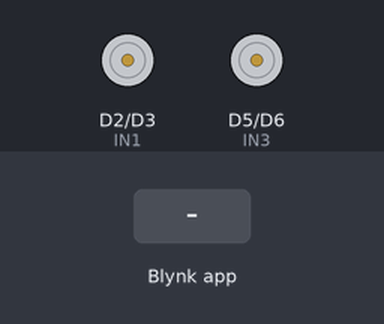
Recording of a sketch running on a simulated ESP8266 (NodeMCU). On the bench: motor-driver pin pairs drawn as motors (green arrow = first pin HIGH = forward, orange = second pin HIGH = backward, longer = more drive, scaled by the enable pin). Inputs (shaded band) come from the test bench. WiFi joins after 1.5 s; servers stay silent unless stated.

Above: at 3.0 s.
3.1 s: Blynk app writes 1 to V1
At 4.3 s:
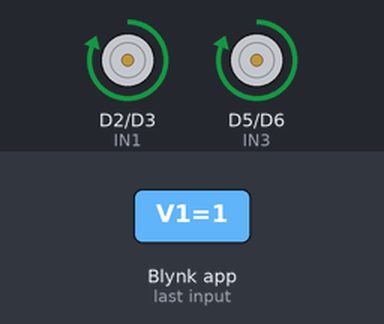
4.6 s: Blynk app writes 1 to V2
At 5.5 s:
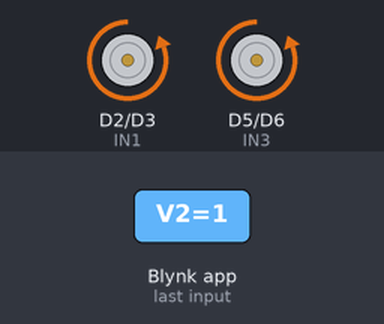
6.1 s: Blynk app writes 1 to V3
At 6.7 s:
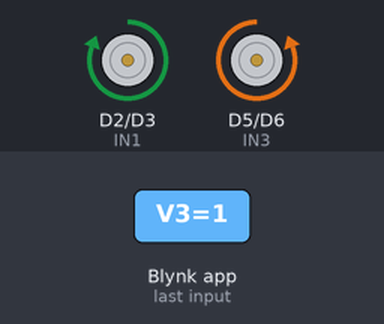
7.6 s: Blynk app writes 1 to V4
At 8.8 s:
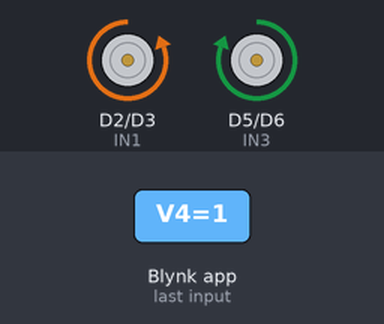
9.1 s: Blynk app writes 0 to V1
At 10.1 s:
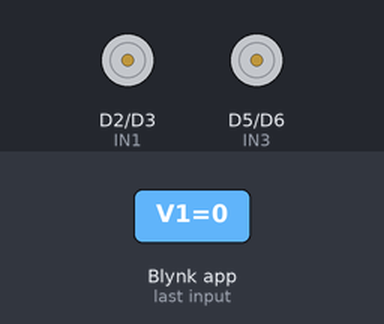
Timing chart, 0 to 11.6 s (numbered marks = the images above; inputs shaded):
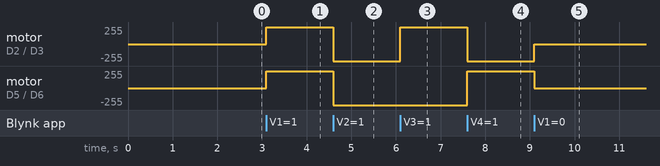

Measured:
- after the input at 3.1 s, motor on D2 (IN1) / D3 (IN2), motor on D5 (IN3) / D6 (IN4): stopped → forward 255/255 at once
- after the input at 4.6 s, motor on D2 (IN1) / D3 (IN2), motor on D5 (IN3) / D6 (IN4): forward 255/255 → backward 255/255 at once
- after the input at 6.1 s, motor on D2 (IN1) / D3 (IN2): backward 255/255 → forward 255/255 at once
- after the input at 7.6 s, motor on D2 (IN1) / D3 (IN2): forward 255/255 → backward 255/255 at once; motor on D5 (IN3) / D6 (IN4): backward 255/255 → forward 255/255 at once
- after the input at 9.1 s, motor on D2 (IN1) / D3 (IN2): backward 255/255 → stopped at once; motor on D5 (IN3) / D6 (IN4): forward 255/255 → stopped at once

The sketch:

Blynk_Car.ino
```cpp
#define BLYNK_PRINT Serial

#define BLYNK_TEMPLATE_ID "" //ใส่ ID ที่ได้จากเว็บไซต์ Blynk
#define BLYNK_TEMPLATE_NAME "" // ใส่ชื่อ TEMPLATE ที่ตั้งไว้
#define BLYNK_AUTH_TOKEN "" //ใส่ TOKEN ที่ได้จากเว็บไซต์ Blynk

#include <ESP8266WiFi.h>
#include <BlynkSimpleEsp8266.h>


char ssid[] = ""; //ชื่อ Wi-Fi หรือ ฮอตสปอต
char pass[] = ""; //รหัสผ่าน

#define ENA D1
#define IN1 D2
#define IN2 D3
#define IN3 D5
#define IN4 D6
#define ENB D7


void setup() {
  Serial.begin(9600);
  Blynk.begin(BLYNK_AUTH_TOKEN, ssid, pass);

  pinMode(ENA, OUTPUT);
  pinMode(IN1, OUTPUT);
  pinMode(IN2, OUTPUT);
  pinMode(IN3, OUTPUT);
  pinMode(IN4, OUTPUT);
  pinMode(ENB, OUTPUT);

}

void loop() {
  Blynk.run();

}

BLYNK_WRITE(V1) {
if (param.asInt() == 1){
  analogWrite(ENA , 255);
analogWrite(ENB , 255);
digitalWrite(IN1 , 1);
digitalWrite(IN2 , 0);
digitalWrite(IN3 , 1);
digitalWrite(IN4 , 0);
}

else {
  analogWrite(ENA , 0);
  analogWrite(ENB , 0);
  digitalWrite(IN1 , 0);
  digitalWrite(IN2 , 0);
  digitalWrite(IN3 , 0);
  digitalWrite(IN4 , 0);
}

}

BLYNK_WRITE(V2) {
if (param.asInt() == 1){
  analogWrite(ENA , 255);
analogWrite(ENB , 255);
digitalWrite(IN1 , 0);
digitalWrite(IN2 , 1);
digitalWrite(IN3 , 0);
digitalWrite(IN4 , 1);
}

else {
  analogWrite(ENA , 0);
  analogWrite(ENB , 0);
  digitalWrite(IN1 , 0);
  digitalWrite(IN2 , 0);
  digitalWrite(IN3 , 0);
  digitalWrite(IN4 , 0);
}

}

BLYNK_WRITE(V3) {
if (param.asInt() == 1){
  analogWrite(ENA , 255);
analogWrite(ENB , 255);
digitalWrite(IN1 , 1);
digitalWrite(IN2 , 0);
digitalWrite(IN3 , 0);
digitalWrite(IN4 , 1);
}

else {
  analogWrite(ENA , 0);
  analogWrite(ENB , 0);
  digitalWrite(IN1 , 0);
  digitalWrite(IN2 , 0);
  digitalWrite(IN3 , 0);
  digitalWrite(IN4 , 0);
}

}

BLYNK_WRITE(V4) {
if (param.asInt() == 1){
  analogWrite(ENA , 255);
analogWrite(ENB , 255);
digitalWrite(IN1 , 0);
digitalWrite(IN2 , 1);
digitalWrite(IN3 , 1);
digitalWrite(IN4 , 0);
}

else {
  analogWrite(ENA , 0);
  analogWrite(ENB , 0);
  digitalWrite(IN1 , 0);
  digitalWrite(IN2 , 0);
  digitalWrite(IN3 , 0);
  digitalWrite(IN4 , 0);
}

}
```
